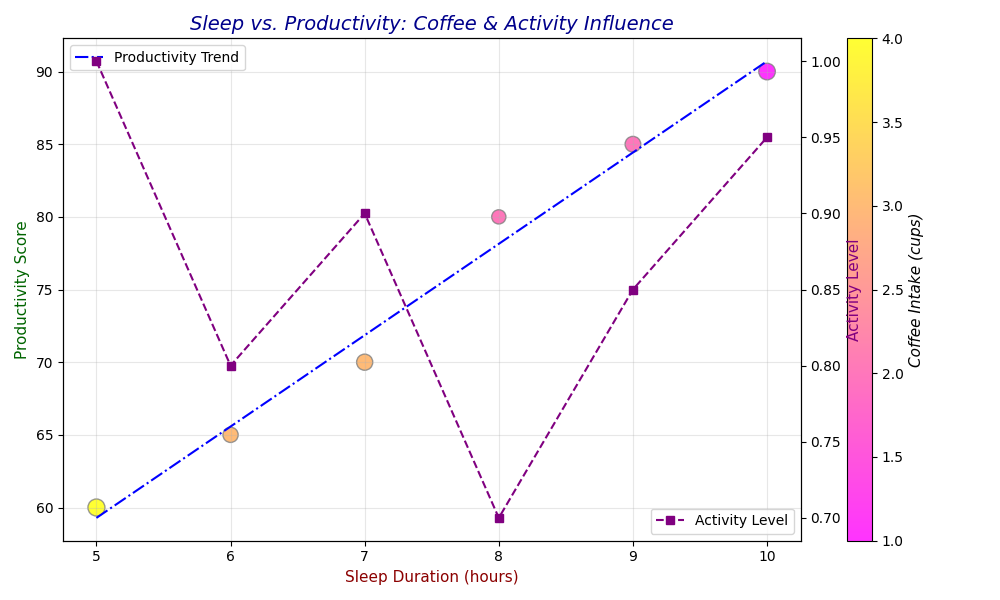

Write Python code to recreate this figure.
import matplotlib.pyplot as plt
import numpy as np

# Data
sleep_hours = np.array([5, 6, 7, 8, 9, 10])
coffee_cups = np.array([4, 3, 3, 2, 2, 1])
productivity_scores = np.array([60, 65, 70, 80, 85, 90])
activity_levels = np.array([1, 0.8, 0.9, 0.7, 0.85, 0.95])

# Create figure and scatter plot
fig, ax1 = plt.subplots(figsize=(10, 6))

scatter = ax1.scatter(
    sleep_hours, 
    productivity_scores, 
    c=coffee_cups, 
    cmap='spring', 
    s=150 * activity_levels,  # Increased size proportional to activity levels
    edgecolor='gray', 
    alpha=0.8
)

# Add color bar for coffee consumption
cbar = plt.colorbar(scatter)
cbar.set_label('Coffee Intake (cups)', fontsize=11, style='italic')

# Customize axes and labels
ax1.set_title('Sleep vs. Productivity: Coffee & Activity Influence', fontsize=14, style='italic', color='darkblue')
ax1.set_xlabel('Sleep Duration (hours)', fontsize=11, color='darkred')
ax1.set_ylabel('Productivity Score', fontsize=11, color='darkgreen')
ax1.grid(visible=True, linestyle='-', alpha=0.3)

# Adding trend line with different style
z = np.polyfit(sleep_hours, productivity_scores, 1)
p = np.poly1d(z)
ax1.plot(sleep_hours, p(sleep_hours), "b-.", linewidth=1.5, label="Productivity Trend")

# Secondary y-axis for activity levels
ax2 = ax1.twinx()
ax2.plot(sleep_hours, activity_levels, color='purple', marker='s', linestyle='--', label='Activity Level')
ax2.set_ylabel('Activity Level', fontsize=11, color='purple')

# Add legends in different positions
ax1.legend(loc='upper left')
ax2.legend(loc='lower right')

# Adjust layout
plt.tight_layout()

# Show plot
plt.show()
